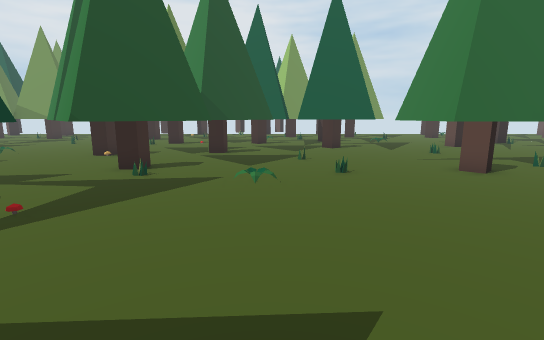
[1] (above)

14 first-person views from a walk through a Unity game level. The camera is 1.5 m above the floor, tilts 10° down and sees 85° across. The floor is counted in squares, 1 m on a side. Each view is taken from the middle of a square. On the plan, view 1 faces up. The plan holds only what a view shows up to about 15 squares ahead; the rest is blank. The place goes on beyond the plan.

[2]
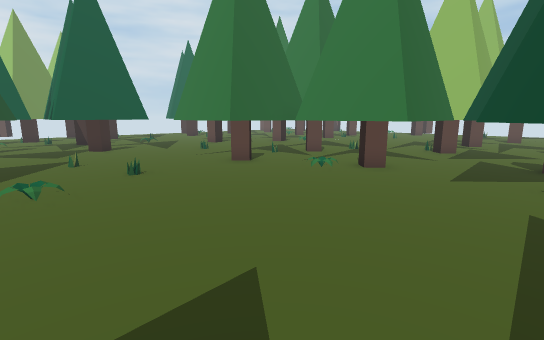

[3]
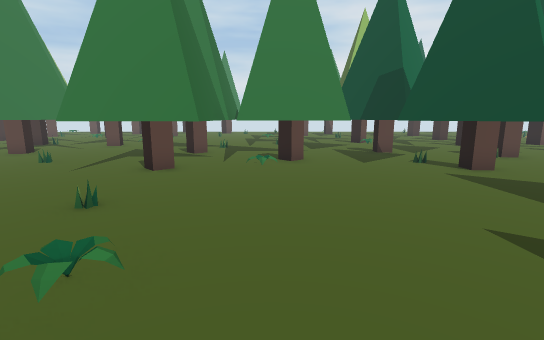

[4]
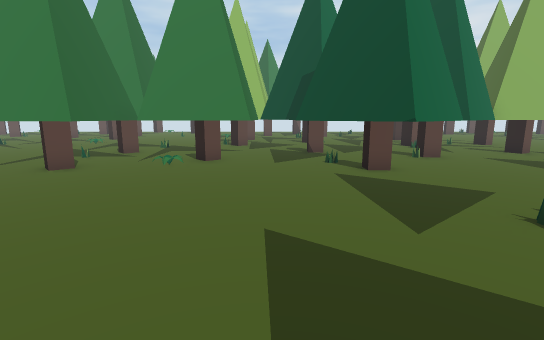

[5]
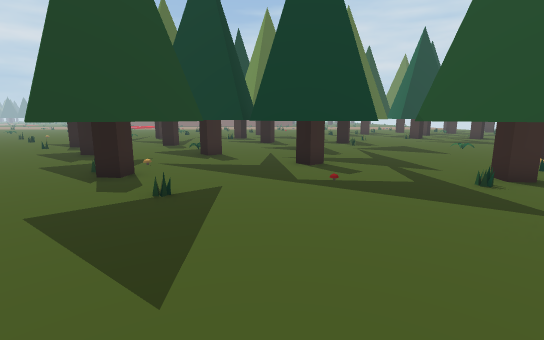

[6]
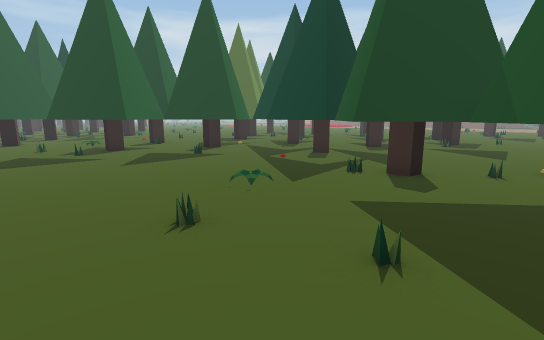

[7]
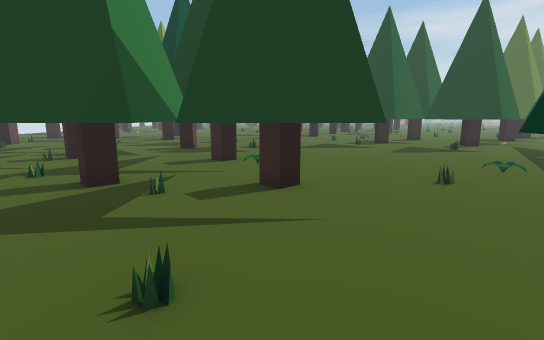

[8]
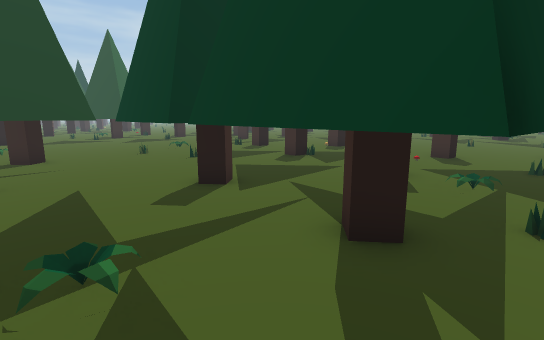

[9]
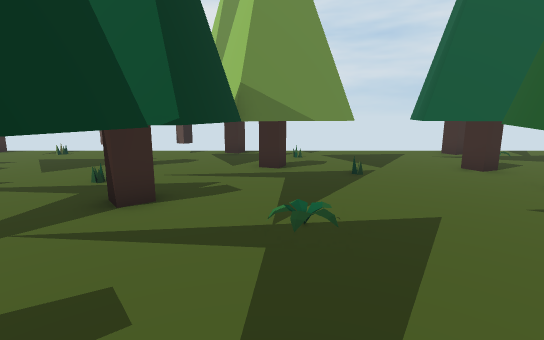

[10]
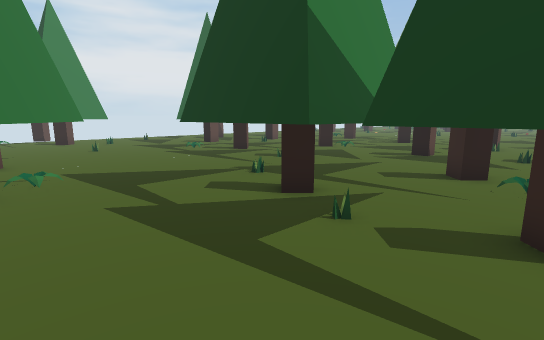

[11]
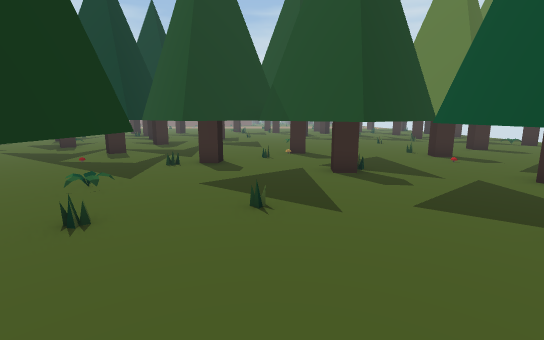

[12]
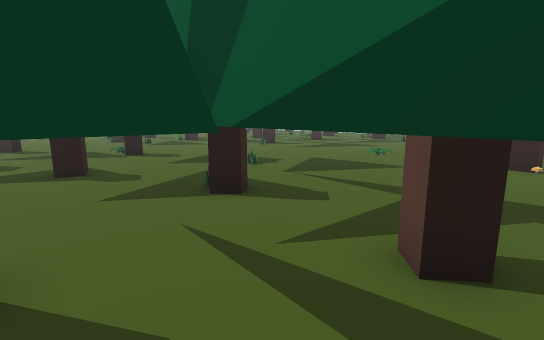

[13]
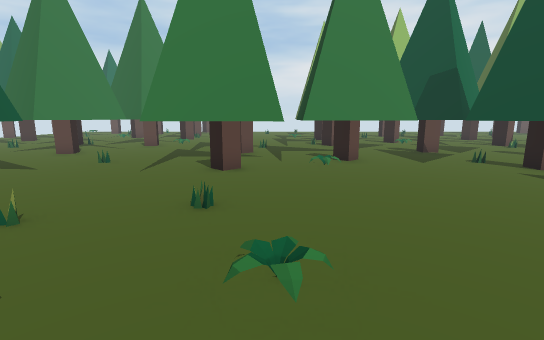

[14]
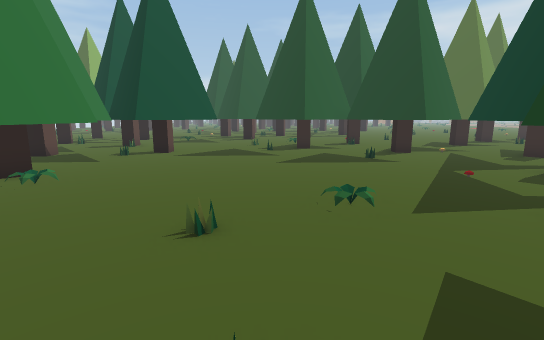

### Floor plan
Key: @ floor where view 1 was taken; # wall or solid block; x gap in a wall; . floor; / step, stairs or slope; T thing the floor can be seen under or through.
Columns run from 16 left of view 1 to 12 right of it. Each row starts with its distance up from view 1.
 27             ..          ....
 26             ..          ....#
 25             ..          ...
 24                         ...#
 23         x             #  .###
 22         #             ###.###
 21                      ##....##
 20     ..               #.......
 19     ...              #......
 18      ...             #//.#
 17       ...##          #..##
 16        ..            T..##
 15    ......           TT..###
 14   ......       # TTTTT...####
 13  ......       ###..........##
 12 ....//.T      ##............#
 11 ........T    T#..............
 10 .........T   T......TTTTTTT##
  9    .......TTTTT.....TT
  8     ......TTTT......TT
  7    #.......TT.......TTT  TT T
  6      T    TT..........T  T...
  5           TT..........T   ..
  4           #T..........TTT ..
  3         ####..........TTTT..#
  2         #.................#
  1         #..##........##..###
  0          .#T##..@...#######
 -1          x TTT.##...##
 -2         .. TT ####..###
 -3        ##.     ###...##
 -4        #          ....###
 -5        #         ......##
 -6                  ... ...##
 -7                   .#   ..#
 -8       .           ##    ##
 -9       .                  #

Where each view was taken, in squares from view 1:
view 1: 0 up, 0 right, facing up
view 2: 0 up, 1 left, facing up-right
view 3: 5 up, 3 left, facing right
view 4: 2 up, 3 left, facing right
view 5: 3 up, 3 right, facing left
view 6: 12 up, 4 right, facing down-left
view 7: 15 up, 6 right, facing down
view 8: 21 up, 7 right, facing down-left
view 9: 14 up, 6 right, facing up
view 10: 13 up, 6 right, facing down-right
view 11: 11 up, 6 right, facing left
view 12: 1 up, 6 left, facing up-left
view 13: 7 up, 3 left, facing right
view 14: 12 up, 1 right, facing down
